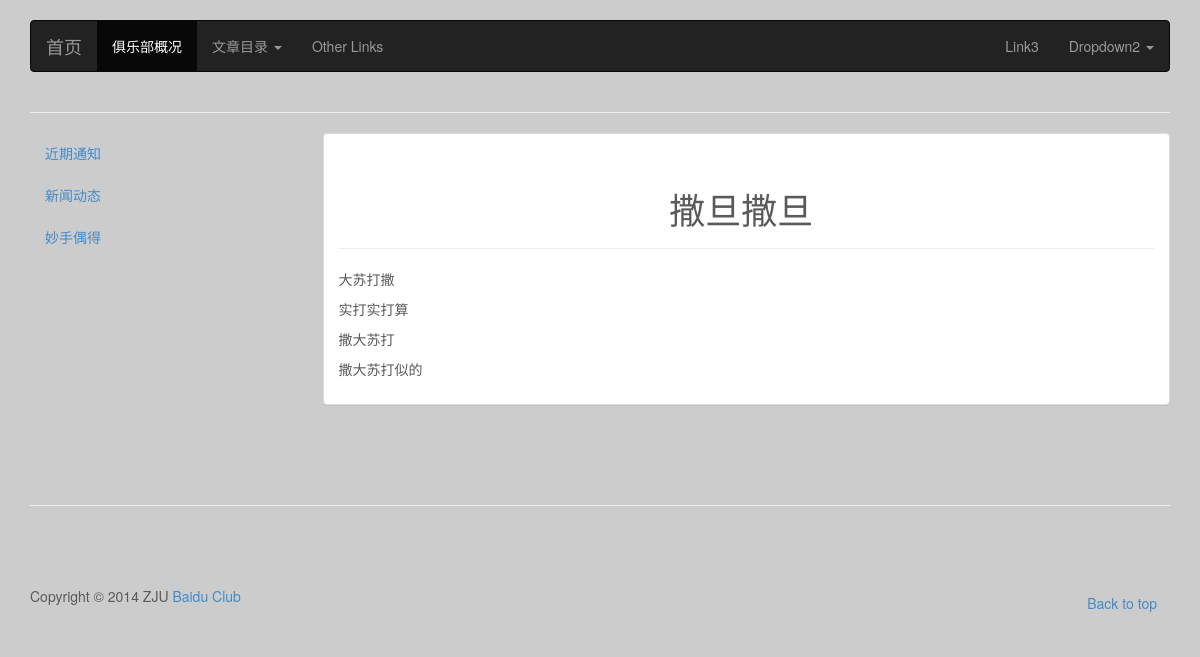
Page /index.php/welcome/article/12 on the committed database.
### tables this page shows
CREATE TABLE IF NOT EXISTS `tb_category` (
  `id` int(10) NOT NULL AUTO_INCREMENT,
  `name` varchar(100) DEFAULT NULL COMMENT '类别名称',
  `article_num` int(10) NOT NULL DEFAULT '0' COMMENT '文章数',
  `display` tinyint(4) NOT NULL DEFAULT '0' COMMENT '是否在首页出现',
  PRIMARY KEY (`id`)
);

CREATE TABLE IF NOT EXISTS `tb_article` (
  `id` int(10) NOT NULL AUTO_INCREMENT,
  `category_id` int(10) NOT NULL DEFAULT '0' COMMENT '文章类别ID',
  `title` varchar(100) DEFAULT NULL,
  `author` varchar(20) DEFAULT NULL,
  `content` text,
  `datetime` datetime NOT NULL DEFAULT CURRENT_TIMESTAMP COMMENT '发表时间',
  PRIMARY KEY (`id`)
);

### application/controllers/welcome.php (called while the page is built, shortened)
<?php if ( ! defined('BASEPATH')) exit('No direct script access allowed');
class Welcome extends CI_Controller {
	function __construct(){
		$this->load->model('cms_model', 'm_cms');
		$this->load->helper('url');
	}
	function load_view($page, $data = NULL){
		$this->load->view('header', $data);
		$this->load->view($page);
		$this->load->view('footer');
	}
	public function article($article_id){
		$article_id = (int)$article_id;
		$data['category'] = $this->m_cms->get_category();
		$data['article'] = $this->m_cms->get_article(array('id' => $article_id));
		$this->load_view('article', $data);
	}
}

### index.php (called while the page is built, shortened)
<?php
require_once BASEPATH.'core/CodeIgniter.php';

### application/models/cms_model.php (called while the page is built, shortened)
<?php
class Cms_model extends CI_Model {
	function get_category($condition = array()){
		$where = array();
		$query = $this->db->get_where('tb_category', $where);
		return $query;
	}
	function get_article($condition = array()){
		$where = array();
		$this->db->order_by('id', 'desc');
		if(isset($condition['id']))
			$where['id'] = (int)$condition['id'];
		$query = $this->db->get_where('tb_article', $where);
		return $query;
	}
}

### application/views/article.php (the view)
<div class="container">
	<hr>
	<div class="row">
		<div class="col-md-3">
			<?php $result = $category->result(); ?>
			<ul class="nav nav-pills nav-stacked">
				<?php foreach ($result as $key => $row): ?>
				<li><a href="<?=site_url('welcome/category/'.$row->id)?>"><?=$row->name?></a></li>
				<?php endforeach; ?>
			</ul>
		</div>
		<?php $result = $article->result(); ?>
		<div class="col-md-9">
<div class="panel panel-default">
	<div class="panel-body">
		<?php
			if(isset($result[0])):
				$row = $result[0];
		?>
		<div class="page-header">
			<h1 class="text-center"><?=$row->title?>&nbsp;<small><?=$row->author?></small></h1>
		</div>
		<div>
			<p><?=$row->content?></p>
		</div>
		<?php endif; ?>
	</div>
</div>
		</div>
	</div>
	<hr class="featurette-divider">
</div>

### application/views/header.php (style rules this page uses)
body { padding-bottom: 40px; color: #5a5a5a; background-color: #CCCCCC; }
.featurette-divider { margin: 80px 0; }

### rows in the picture
tb_category: name "近期通知"
tb_category: name "新闻动态"
tb_category: name "妙手偶得"
tb_article: title "撒旦撒旦", content "大苏打撒 实打实打算 撒大苏打 撒大苏打似的"
